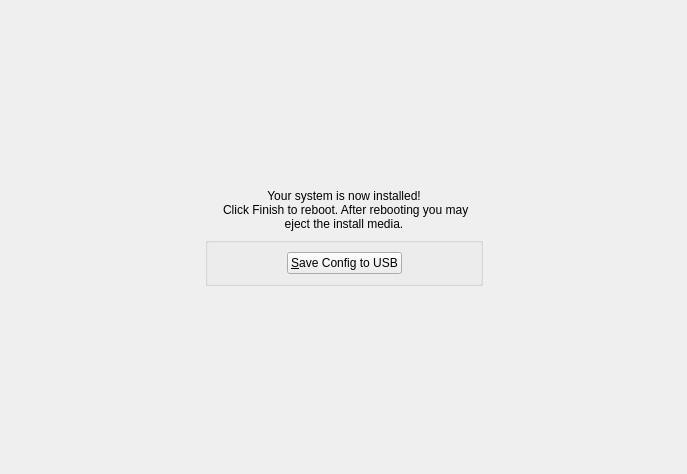
      <widget class="QWidget" name="page_5">
       <layout class="QGridLayout" name="gridLayout_13">
        <item row="0" column="1">
         <spacer name="verticalSpacer_10">
          <property name="orientation">
           <enum>Qt::Vertical</enum>
          </property>
          <property name="sizeHint" stdset="0">
           <size>
            <width>20</width>
            <height>178</height>
           </size>
          </property>
         </spacer>
        </item>
        <item row="1" column="0" rowspan="2">
         <spacer name="horizontalSpacer_16">
          <property name="orientation">
           <enum>Qt::Horizontal</enum>
          </property>
          <property name="sizeHint" stdset="0">
           <size>
            <width>194</width>
            <height>20</height>
           </size>
          </property>
         </spacer>
        </item>
        <item row="1" column="1">
         <widget class="QLabel" name="labelFinished">
          <property name="styleSheet">
           <string notr="true">background: transparent;</string>
          </property>
          <property name="text">
           <string>Your system is now installed!
 Click Finish to reboot. After rebooting you may eject the install media.</string>
          </property>
          <property name="alignment">
           <set>Qt::AlignCenter</set>
          </property>
          <property name="wordWrap">
           <bool>true</bool>
          </property>
         </widget>
        </item>
        <item row="1" column="2" rowspan="2">
         <spacer name="horizontalSpacer_17">
          <property name="orientation">
           <enum>Qt::Horizontal</enum>
          </property>
          <property name="sizeHint" stdset="0">
           <size>
            <width>193</width>
            <height>20</height>
           </size>
          </property>
         </spacer>
        </item>
        <item row="2" column="1">
         <widget class="QGroupBox" name="groupBox_6">
          <property name="styleSheet">
           <string notr="true">background: transparent;</string>
          </property>
          <property name="title">
           <string/>
          </property>
          <layout class="QGridLayout" name="gridLayout_9">
           <item row="0" column="0">
            <layout class="QHBoxLayout" name="horizontalLayout_7">
             <item>
              <spacer name="horizontalSpacer_20">
               <property name="orientation">
                <enum>Qt::Horizontal</enum>
               </property>
               <property name="sizeHint" stdset="0">
                <size>
                 <width>40</width>
                 <height>20</height>
                </size>
               </property>
              </spacer>
             </item>
             <item>
              <widget class="QPushButton" name="pushSaveConfig2">
               <property name="toolTip">
                <string extracomment="Save configuration file to USB stick"/>
               </property>
               <property name="autoFillBackground">
                <bool>false</bool>
               </property>
               <property name="styleSheet">
                <string notr="true">background-color: rgb(238, 238, 238);</string>
               </property>
               <property name="text">
                <string>&amp;Save Config to USB</string>
               </property>
               <property name="icon">
                <iconset resource="sysinstaller.qrc">
                 <normaloff>:/modules/images/usb.png</normaloff>:/modules/images/usb.png</iconset>
               </property>
               <property name="iconSize">
                <size>
                 <width>24</width>
                 <height>24</height>
                </size>
               </property>
               <property name="autoDefault">
                <bool>false</bool>
               </property>
               <property name="default">
                <bool>false</bool>
               </property>
               <property name="flat">
                <bool>false</bool>
               </property>
              </widget>
             </item>
             <item>
              <spacer name="horizontalSpacer_21">
               <property name="orientation">
                <enum>Qt::Horizontal</enum>
               </property>
               <property name="sizeHint" stdset="0">
                <size>
                 <width>40</width>
                 <height>20</height>
                </size>
               </property>
              </spacer>
             </item>
            </layout>
           </item>
          </layout>
         </widget>
        </item>
        <item row="3" column="1">
         <spacer name="verticalSpacer_9">
          <property name="orientation">
           <enum>Qt::Vertical</enum>
          </property>
          <property name="sizeHint" stdset="0">
           <size>
            <width>20</width>
            <height>177</height>
           </size>
          </property>
         </spacer>
        </item>
       </layout>
      </widget>
